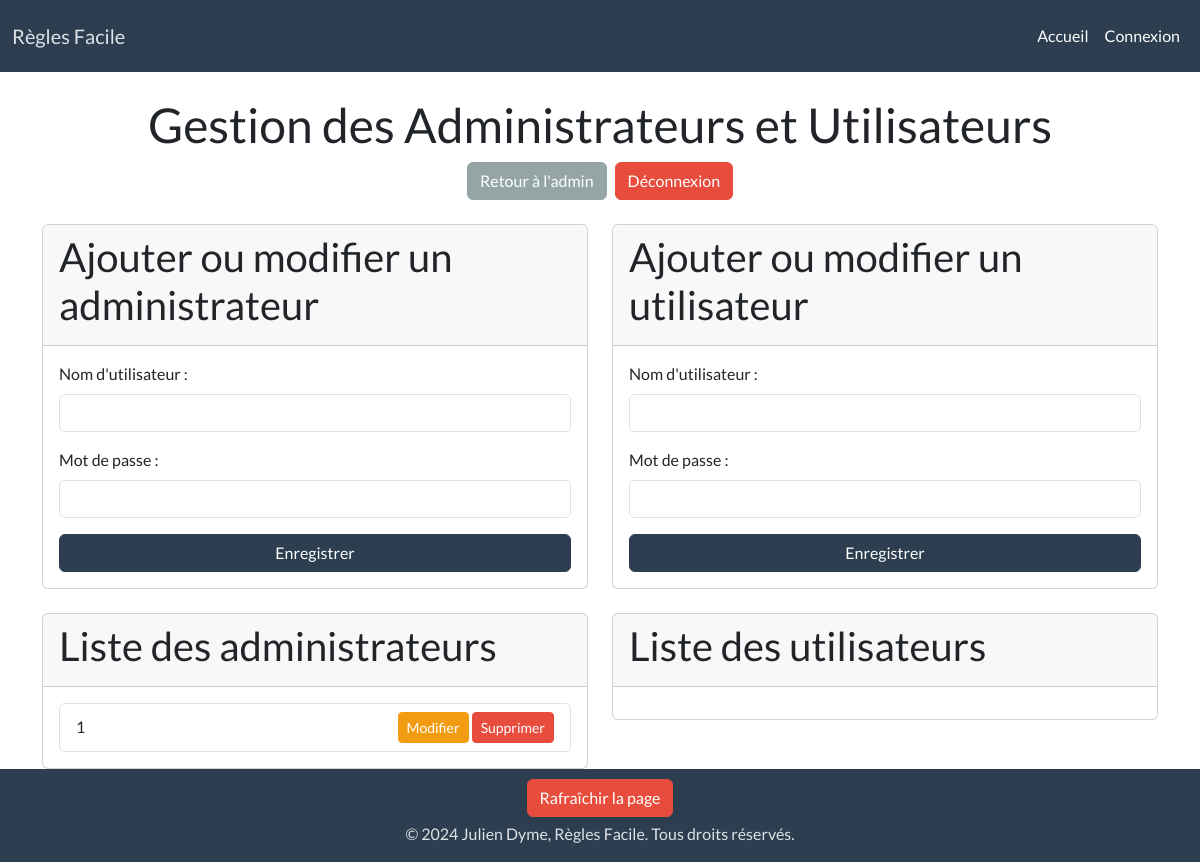
Page /admin_management.php (signed in) on the earlier database version.
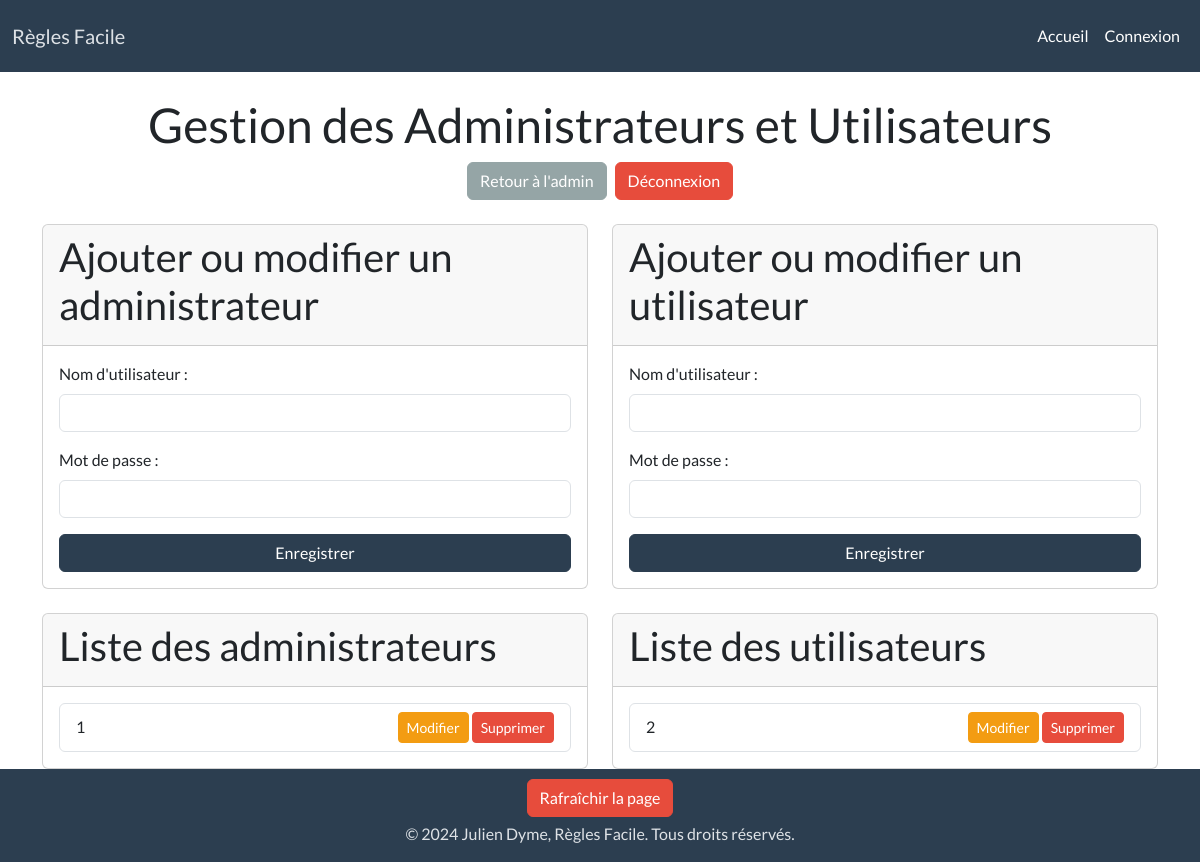
Same page on the later database version.
### tables this page shows
CREATE TABLE `utilisateurs` (
  `id` int(11) NOT NULL,
  `username` varchar(50) NOT NULL,
  `password` varchar(255) NOT NULL
);

### admin_management.php (the view, shortened to what the changed rows need)
<?php
require 'config.php';
$admins = $pdo->query("SELECT * FROM administrateurs")->fetchAll();
$utilisateurs = $pdo->query("SELECT * FROM utilisateurs")->fetchAll();
?>
<!DOCTYPE html>
<html lang="fr">
<head>
    <link href="bootstrap/bootstrap.css" rel="stylesheet">
</head>
<body>
<div class="container">
    <header class="my-4 text-center">
        <h1>Gestion des Administrateurs et Utilisateurs</h1>
    </header>
    <div class="row">
        <div class="col-lg-6">
            <div class="card mb-4">
                <div class="card-header">
                    <h2>Ajouter ou modifier un administrateur</h2>
                </div>
            </div>
            <div class="card">
                <div class="card-header">
                    <h2>Liste des administrateurs</h2>
                </div>
                <div class="card-body">
                    <ul class="list-group">
                        <?php foreach ($admins as $admin) { ?>
                            <li class="list-group-item d-flex justify-content-between align-items-center">
                                <?php echo htmlspecialchars($admin['username']); ?>
                                <div>
                                    <a href="?edit=<?php echo $admin['id']; ?>&type=admin"
                                       class="btn btn-warning btn-sm">Modifier</a>
                                    <a href="?delete=<?php echo $admin['id']; ?>&type=admin"
                                       class="btn btn-danger btn-sm"
                                       onclick="return confirm('Êtes-vous sûr de vouloir supprimer cet administrateur ?');">Supprimer</a>
                                </div>
                            </li>
                        <?php } ?>
                    </ul>
                </div>
            </div>
        </div>
        <div class="col-lg-6">
            <div class="card mb-4 liste23">
                <div class="card-header">
                    <h2>Ajouter ou modifier un <br>utilisateur</br></h2>
                </div>
            </div>
            <div class="card card-custom2">
                <div class="card-header">
                    <h2>Liste des utilisateurs</h2>
                </div>
                <div class="card-body">
                    <ul class="list-group">
                        <?php foreach ($utilisateurs as $utilisateur) { ?>
                            <li class="list-group-item d-flex justify-content-between align-items-center">
                                <?php echo htmlspecialchars($utilisateur['username']); ?>
                                <div>
                                    <a href="?edit=<?php echo $utilisateur['id']; ?>&type=utilisateur"
                                       class="btn btn-warning btn-sm">Modifier</a>
                                    <a href="?delete=<?php echo $utilisateur['id']; ?>&type=utilisateur"
                                       class="btn btn-danger btn-sm"
                                       onclick="return confirm('Êtes-vous sûr de vouloir supprimer cet utilisateur ?');">Supprimer</a>
                                </div>
                            </li>
                        <?php } ?>
                    </ul>
                </div>
            </div>
        </div>
    </div>
</div>
</body>
</html>

Differences in the rows shown:
added utilisateurs: username "2"
